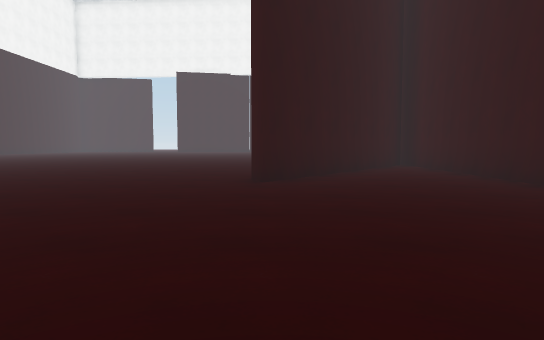
View 1 (above)

24 first-person views from a walk through a scene from a Unity 3-D project. The camera is 1.2 m above the floor, tilts 4° down and sees 75° across. The floor is counted in squares, 2 m on a side. Each view is taken from the middle of a square. On the plan, view 1 faces up. The plan holds only what a view shows up to about 10 squares ahead; the rest is blank. The place goes on beyond the plan. The player character is not drawn. Some animated figures are left out. Surface patterns are stand-ins for the level's own textures.

View 2
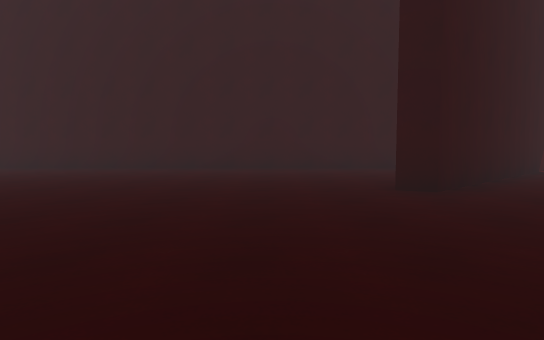

View 3
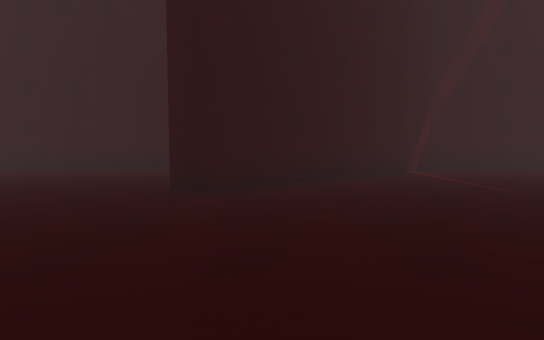

View 4
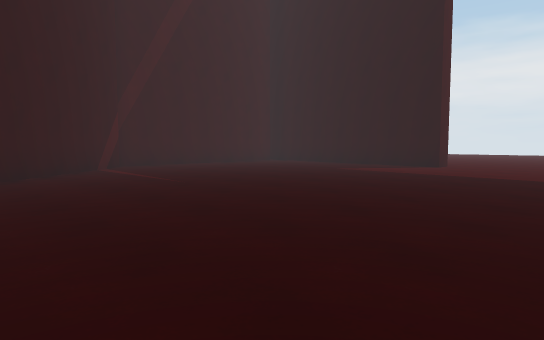

View 5
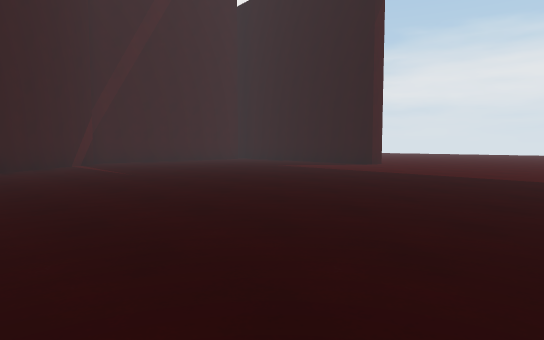

View 6
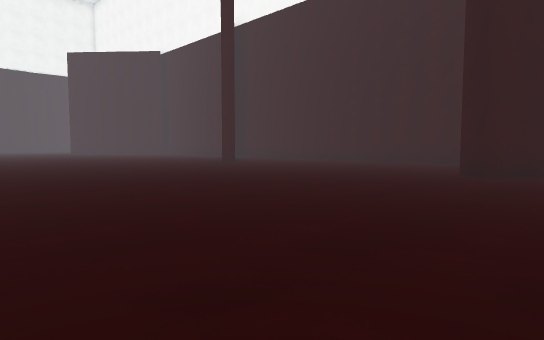

View 7
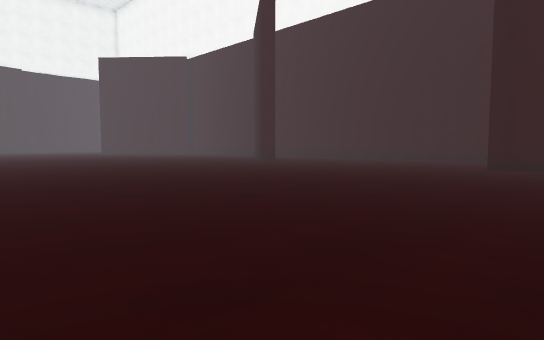

View 8
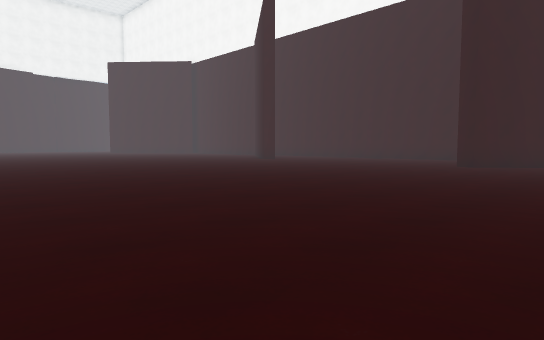

View 9
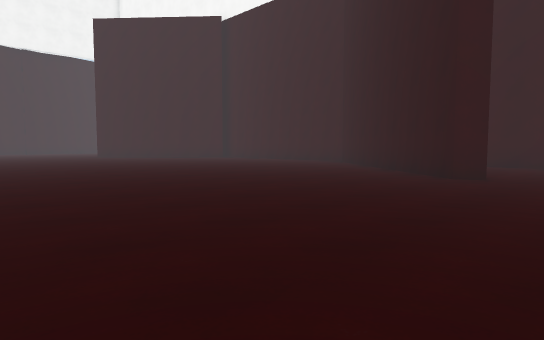

View 10
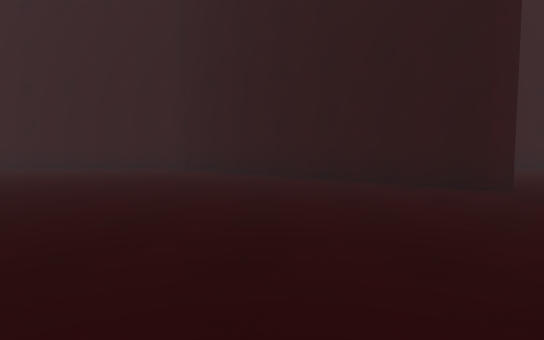

View 11
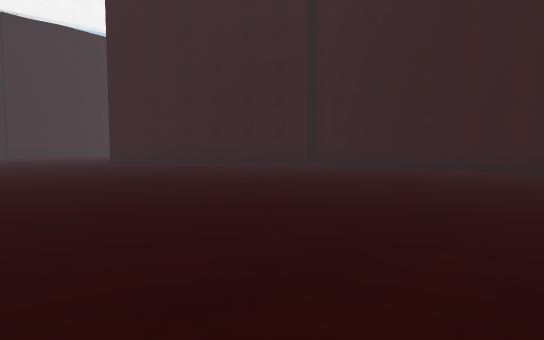

View 12
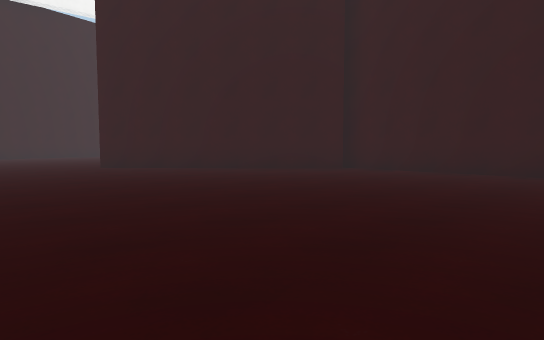

View 13
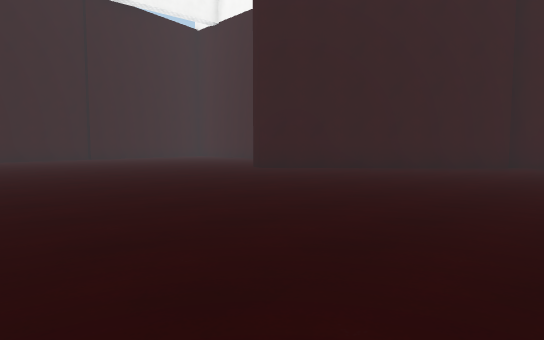

View 14
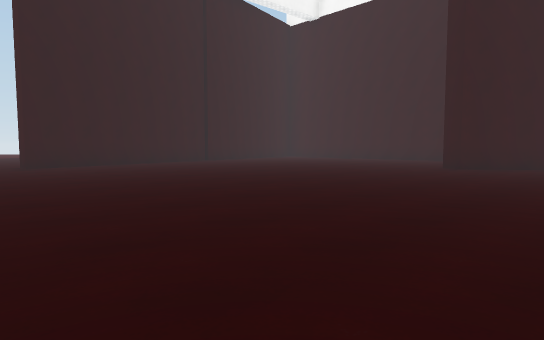

View 15
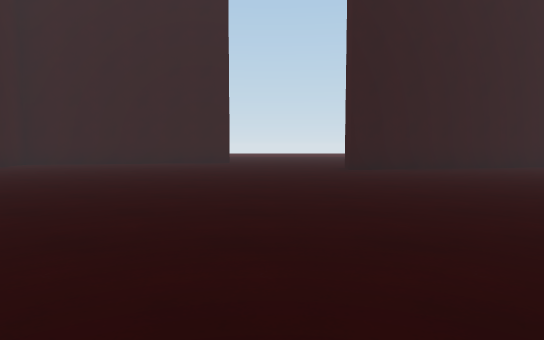

View 16
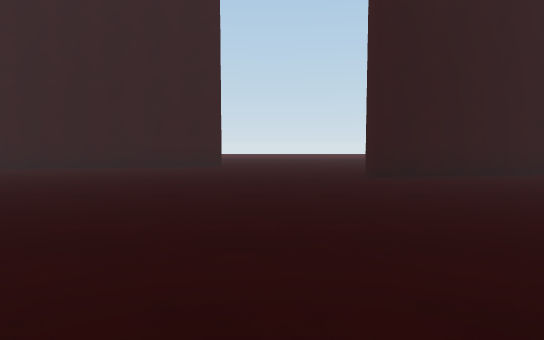

View 17
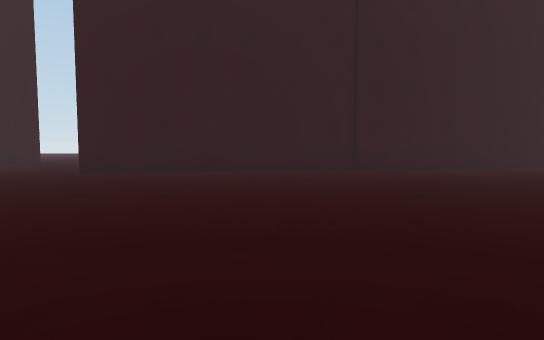

View 18
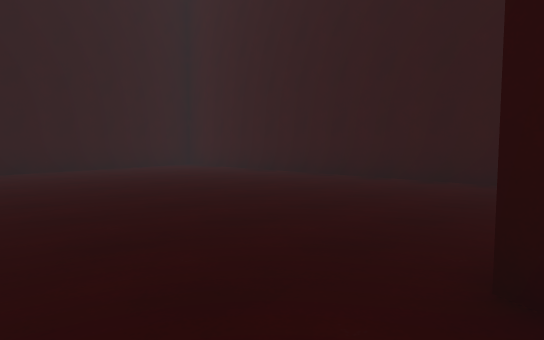

View 19
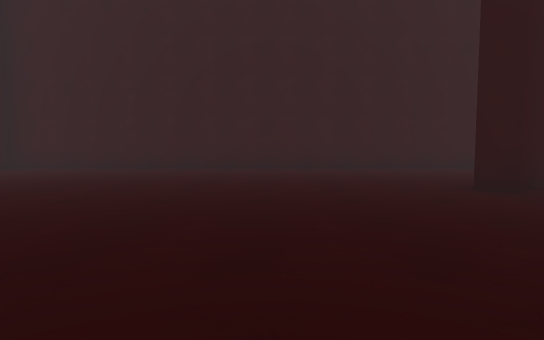

View 20
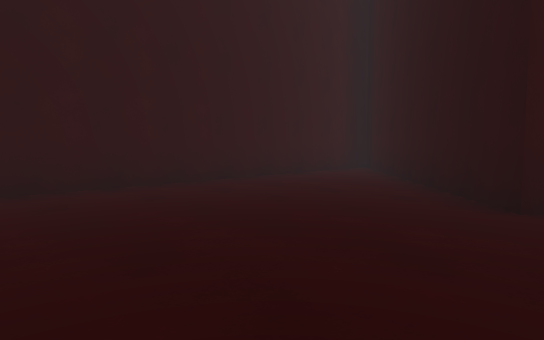

View 21
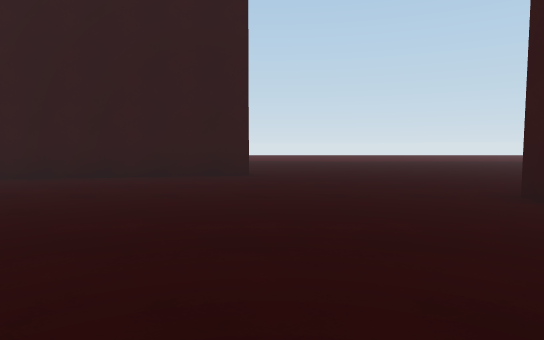

View 22
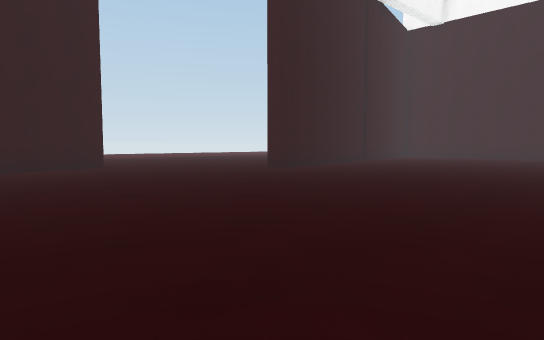

View 23
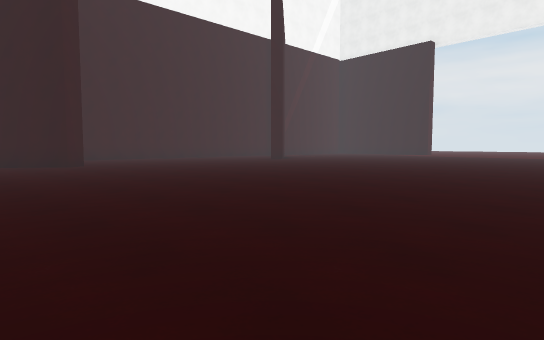

View 24
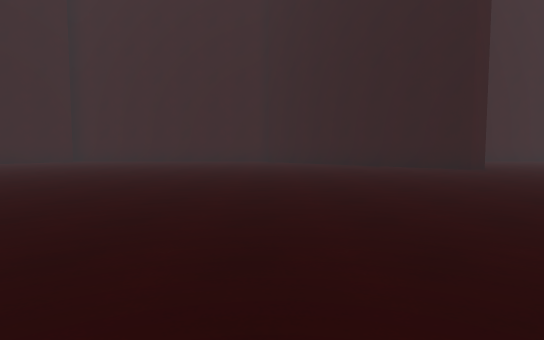

### Floor plan
Points are (right, up) in squares from view 1. A wall is a line through its corners. A room is listed if a view was taken in it or the views show most of it. See-through windows are left out.
Room 1 (views 1, 2, 3, 4, 5, 6, 7, 8, 9, 10, 11, 12, 13, 14, 15, 16, 17, 18, 19, 20, 21, 22, 23, 24)
walls: (3.4, 10.1) (-0.1, 5.7) (-0.4, 6.1) (3.7, 11.1); (3.7, 18.1) (-0.6, 22.9) (-0.4, 23.4) (3.9, 18.6); (4.1, -3.2) (4.1, 32.9); (3.8, -6.9) (-0.5, -2.1) (-0.3, -1.6); (4.1, -10) (4.1, -7); (-11.3, 34) (-15.5, 33.2); (3.4, 32.7) (-8.1, 30.5) (-8.1, 31.1)

Where each view was taken, in squares from view 1:
view 1: 0 up, 0 right, facing up
view 2: 0 up, 5 left, facing right
view 3: 3 down, 5 left, facing right
view 4: 3 down, 6 left, facing down-right
view 5: 3 down, 8 left, facing down-right
view 6: 4 down, 8 left, facing up-right
view 7: 4 down, 10 left, facing up-right
view 8: 5 down, 11 left, facing up-right
view 9: 4 up, 7 left, facing up-right
view 10: 9 up, 5 left, facing right
view 11: 11 up, 5 left, facing up-right
view 12: 13 up, 4 left, facing up-right
view 13: 16 up, 7 left, facing up-right
view 14: 20 up, 10 left, facing up-right
view 15: 22 up, 10 left, facing up
view 16: 24 up, 10 left, facing up
view 17: 23 up, 4 left, facing up
view 18: 23 up, 2 left, facing up-right
view 19: 26 up, 5 left, facing right
view 20: 27 up, 1 left, facing down-right
view 21: 27 up, 11 left, facing up
view 22: 24 up, 15 left, facing up-right
view 23: 9 up, 11 left, facing down-right
view 24: 11 up, 9 left, facing right
